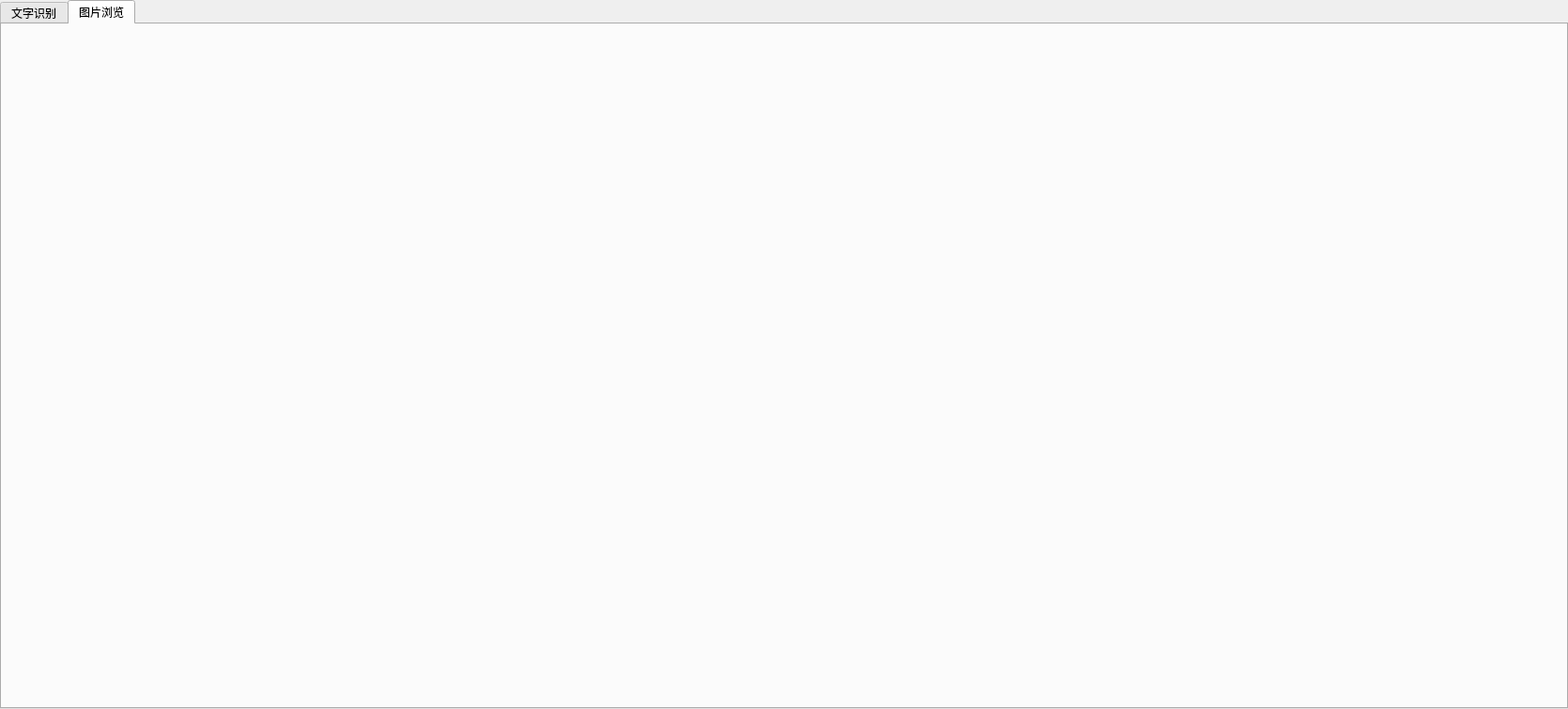
<?xml version="1.0" encoding="UTF-8"?>
<ui version="4.0">
 <class>picture_tab</class>
 <widget class="QWidget" name="picture_tab">
  <property name="geometry">
   <rect>
    <x>0</x>
    <y>0</y>
    <width>1670</width>
    <height>755</height>
   </rect>
  </property>
  <property name="minimumSize">
   <size>
    <width>1670</width>
    <height>755</height>
   </size>
  </property>
  <property name="maximumSize">
   <size>
    <width>1670</width>
    <height>755</height>
   </size>
  </property>
  <property name="windowTitle">
   <string>Form</string>
  </property>
  <layout class="QHBoxLayout" name="horizontalLayout">
   <property name="spacing">
    <number>0</number>
   </property>
   <property name="leftMargin">
    <number>0</number>
   </property>
   <property name="topMargin">
    <number>0</number>
   </property>
   <property name="rightMargin">
    <number>0</number>
   </property>
   <property name="bottomMargin">
    <number>0</number>
   </property>
   <item>
    <widget class="QTabWidget" name="tabWidget">
     <property name="currentIndex">
      <number>1</number>
     </property>
     <widget class="QWidget" name="tab">
      <attribute name="title">
       <string>文字识别</string>
      </attribute>
     </widget>
     <widget class="QWidget" name="tab_2">
      <attribute name="title">
       <string>图片浏览</string>
      </attribute>
     </widget>
    </widget>
   </item>
  </layout>
 </widget>
 <resources/>
 <connections/>
</ui>
